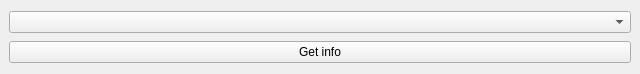
<?xml version="1.0" encoding="UTF-8"?>
<ui version="4.0">
 <class>bidderInfoWindow</class>
 <widget class="QMainWindow" name="bidderInfoWindow">
  <property name="geometry">
   <rect>
    <x>0</x>
    <y>0</y>
    <width>640</width>
    <height>74</height>
   </rect>
  </property>
  <property name="windowTitle">
   <string>Bidder Info</string>
  </property>
  <widget class="QWidget" name="centralwidget">
   <layout class="QVBoxLayout" name="verticalLayout">
    <item>
     <widget class="QComboBox" name="chooseBidderComboBox"/>
    </item>
    <item>
     <widget class="QPushButton" name="chooseBidderButton">
      <property name="text">
       <string>Get info</string>
      </property>
     </widget>
    </item>
   </layout>
  </widget>
 </widget>
 <resources/>
 <connections/>
</ui>
